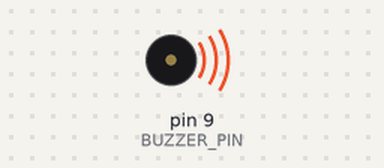
The sketch below on a simulated Arduino Uno, built with avr-gcc and run on an emulated ATmega328P. On the bench: buzzer (waves = sounding).

Above: at 0.5 s.
Timing chart, 0 to 4.6 s (numbered marks = the images above):
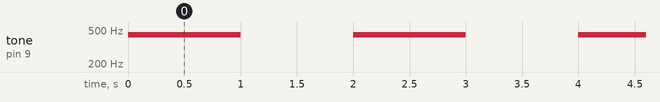

The sketch:

lab5part3A.ino
```cpp
const int BUZZER_PIN = 9;
int frequency = 440;                     // Output frequency of 260 Hz

void setup()
{
    pinMode(BUZZER_PIN, OUTPUT);
}
// This code will play continuous sound of frequency 260Hz (without stopping)
// THIS IS A DUMMY CODE (Make changes to make the buzzer beep at 1s intervals
void loop()
{
    tone(BUZZER_PIN, frequency);         // Produce a sound of frequency 260HZ
    delay(1000);                        // Delay for 1s while the beep plays - IMPORTANT!
    noTone(BUZZER_PIN);
    delay(1000);              // Stops the tone already being played
}
```

Measured:
- by itself, tone on pin 9 (BUZZER_PIN): alternates 440 Hz for 1.0 s and silent for 1.0 s
